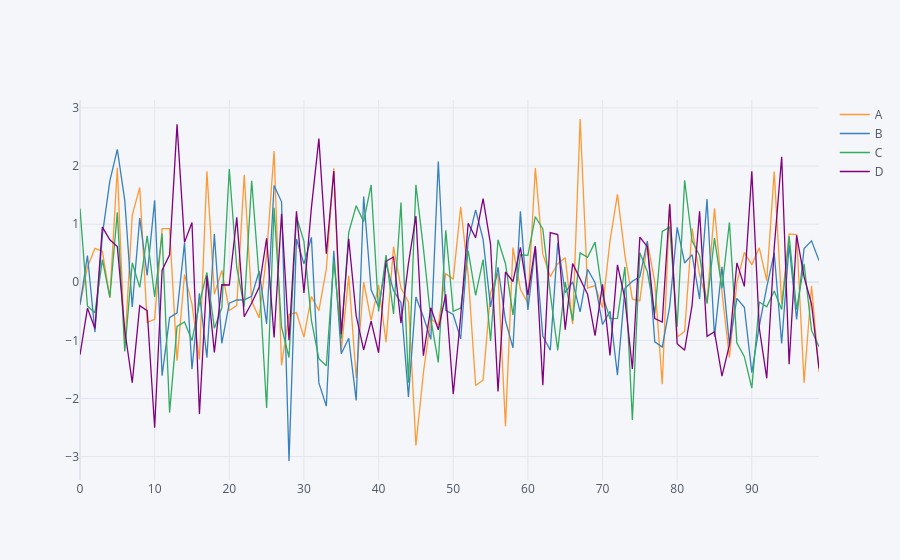

Notebook cell for this chart:
### Code cell
# interactive plot
df.iplot()
